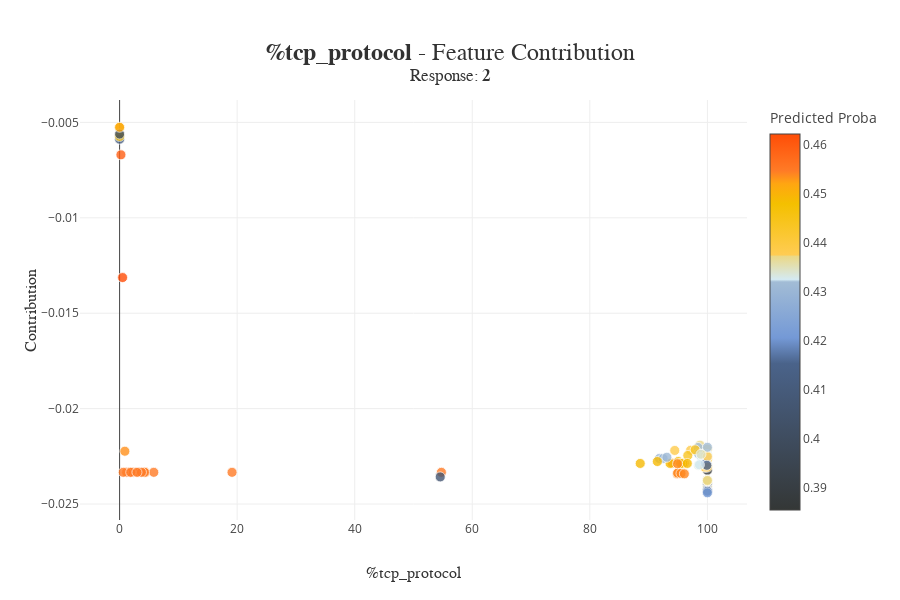

The cell this chart's notebook holds for it:
### Code cell
xpl.plot.contribution_plot(col='%tcp_protocol')
